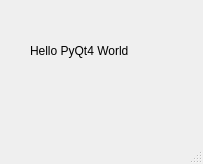
<?xml version="1.0" encoding="UTF-8"?>
<ui version="4.0">
 <class>Hello2</class>
 <widget class="QMainWindow" name="Hello2">
  <property name="geometry">
   <rect>
    <x>0</x>
    <y>0</y>
    <width>203</width>
    <height>164</height>
   </rect>
  </property>
  <property name="windowTitle">
   <string>Hello2</string>
  </property>
  <widget class="QWidget" name="centralwidget">
   <widget class="QLabel" name="label">
    <property name="geometry">
     <rect>
      <x>30</x>
      <y>40</y>
      <width>141</width>
      <height>21</height>
     </rect>
    </property>
    <property name="text">
     <string>Hello PyQt4 World</string>
    </property>
   </widget>
  </widget>
  <widget class="QMenuBar" name="menubar">
   <property name="geometry">
    <rect>
     <x>0</x>
     <y>0</y>
     <width>203</width>
     <height>25</height>
    </rect>
   </property>
  </widget>
  <widget class="QStatusBar" name="statusbar"/>
 </widget>
 <resources/>
 <connections/>
</ui>
